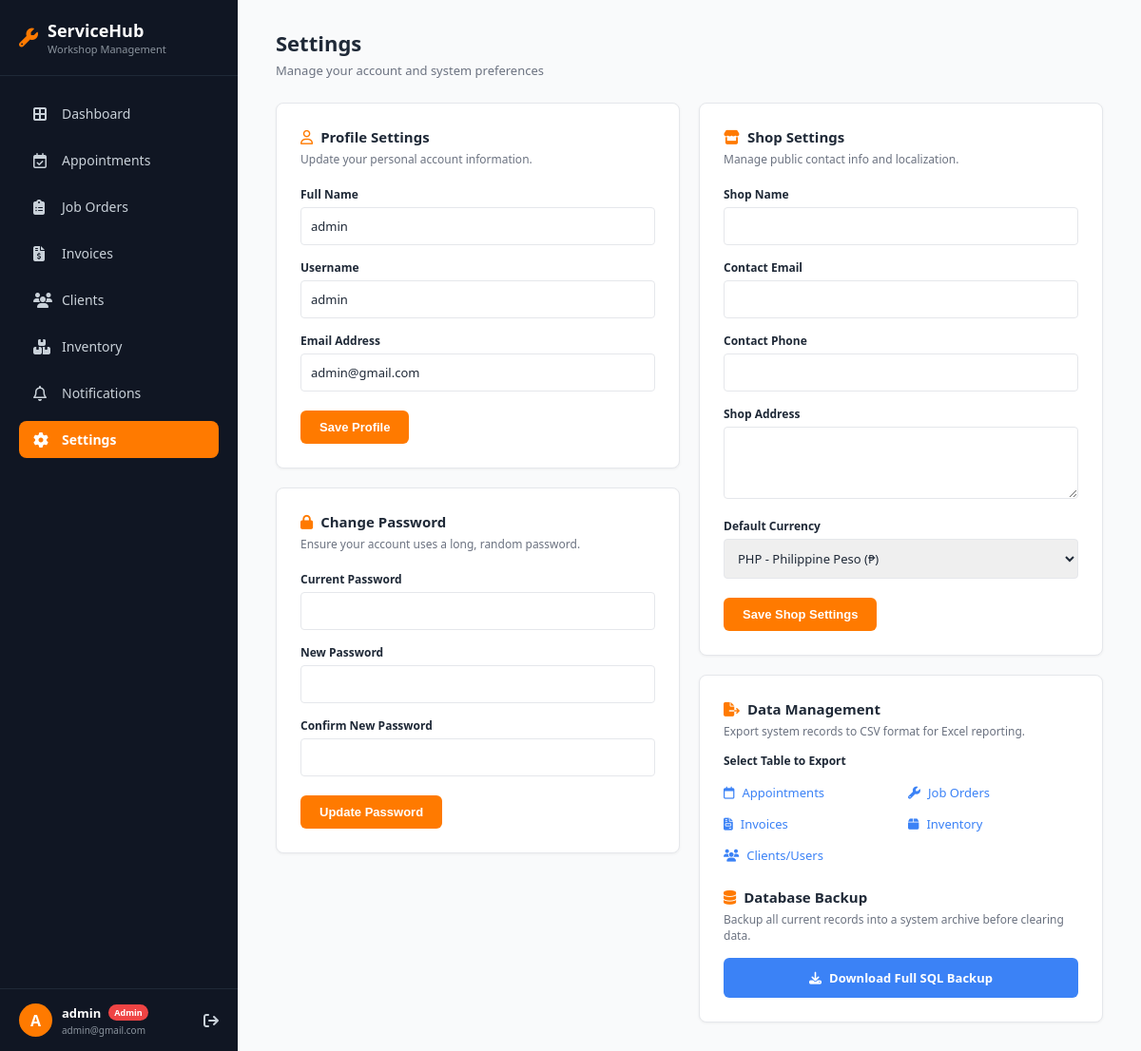
Before: /settings.php (signed in) with the older database file.
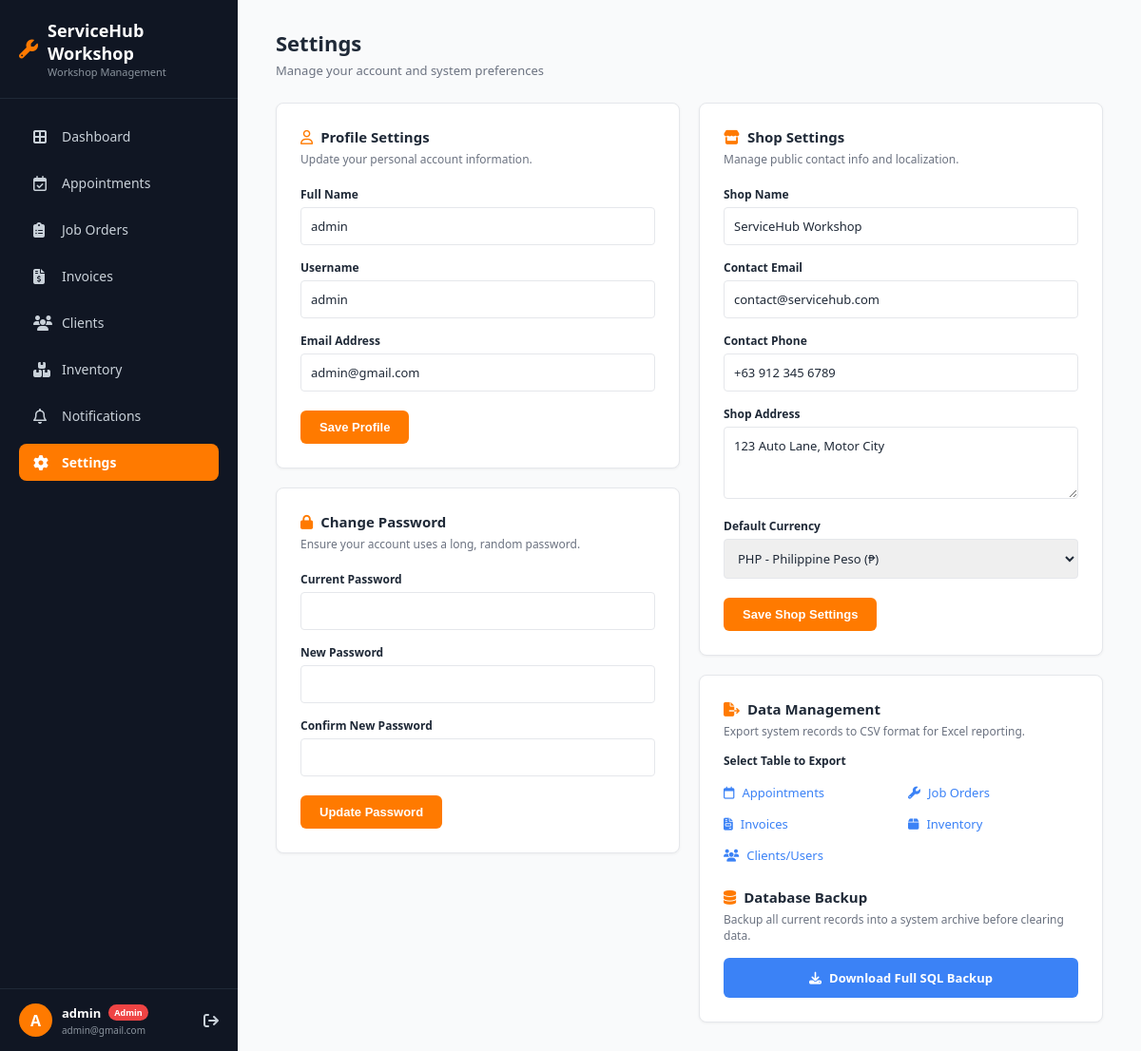
After: the same page with the newer database file.
### tables this page shows
CREATE TABLE `system_settings` (
  `id` int(11) NOT NULL,
  `setting_key` varchar(50) NOT NULL,
  `setting_value` text DEFAULT NULL
);

### settings.php (the view, shortened to what the changed rows need)
<?php
require 'includes/db.php';
$globalShopName = 'ServiceHub';
try {
    $shopStmt = $pdo->query("SELECT setting_value FROM system_settings WHERE setting_key = 'shop_name'");
    if ($row = $shopStmt->fetch(PDO::FETCH_ASSOC)) {
        $globalShopName = $row['setting_value'];
    }
} catch (PDOException $e) {}
$settings = [];
try {
    $shopStmt = $pdo->query("SELECT setting_key, setting_value FROM system_settings");
    while ($row = $shopStmt->fetch(PDO::FETCH_ASSOC)) {
        $settings[$row['setting_key']] = $row['setting_value'];
    }
} catch (PDOException $e) {}
?>
<!DOCTYPE html>
<html lang="en">
<head>
    <link rel="stylesheet" href="https://cdnjs.cloudflare.com/ajax/libs/font-awesome/6.4.0/css/all.min.css">
</head>
<body>
    <aside class="sidebar">
        <div class="sidebar-header">
            <div>
                <h2><?php echo htmlspecialchars($globalShopName); ?></h2>
                <p>Workshop Management</p>
            </div>
        </div>
    </aside>
    <main class="main-content">
        <div class="top-header">
            <h1>Settings</h1>
        </div>
        <div class="settings-grid">
            <div class="settings-column">
                <div class="card">
                    <div class="card-header">
                        <h2><i class="fa-regular fa-user"></i> Profile Settings</h2>
                    </div>
                </div>
                <div class="card">
                    <div class="card-header">
                        <h2><i class="fa-solid fa-lock"></i> Change Password</h2>
                    </div>
                </div>
            </div>
            <div class="settings-column">
                <div class="card">
                    <div class="card-header">
                        <h2><i class="fa-solid fa-store"></i> Shop Settings</h2>
                    </div>
                    <form action="" method="POST">
                        <div class="form-group">
                            <label>Shop Name</label>
                            <input type="text" name="shop_name" value="<?php echo htmlspecialchars($settings['shop_name'] ?? ''); ?>" required>
                        </div>
                        <div class="form-group">
                            <label>Contact Email</label>
                            <input type="email" name="shop_email" value="<?php echo htmlspecialchars($settings['shop_email'] ?? ''); ?>" required>
                        </div>
                        <div class="form-group">
                            <label>Contact Phone</label>
                            <input type="text" name="shop_phone" value="<?php echo htmlspecialchars($settings['shop_phone'] ?? ''); ?>" required>
                        </div>
                        <div class="form-group">
                            <label>Shop Address</label>
                            <textarea name="shop_address" rows="3" required><?php echo htmlspecialchars($settings['shop_address'] ?? ''); ?></textarea>
                        </div>
                    </form>
                </div>
                <div class="card">
                    <div class="card-header" style="margin-bottom: 10px; border-bottom: none; padding-bottom: 0;">
                        <h2><i class="fa-solid fa-file-export"></i> Data Management</h2>
                    </div>
                    <div class="card-header" style="margin-bottom: 15px; border-bottom: none; padding-bottom: 0;">
                        <h2><i class="fa-solid fa-database"></i> Database Backup</h2>
                    </div>
                </div>
            </div>
        </div>
    </main>
</body>
</html>

Changed rows visible on the page:
added system_settings: setting_value "ServiceHub Workshop"
Other visible differences:
form field shop_name: (not shown) → "ServiceHub Workshop"
form field shop_email: (not shown) → "contact@servicehub.com"
form field shop_phone: (not shown) → "+63 912 345 6789"
form field shop_address: (not shown) → "123 Auto Lane, Motor City"
$globalShopName: "ServiceHub" → (not shown)
